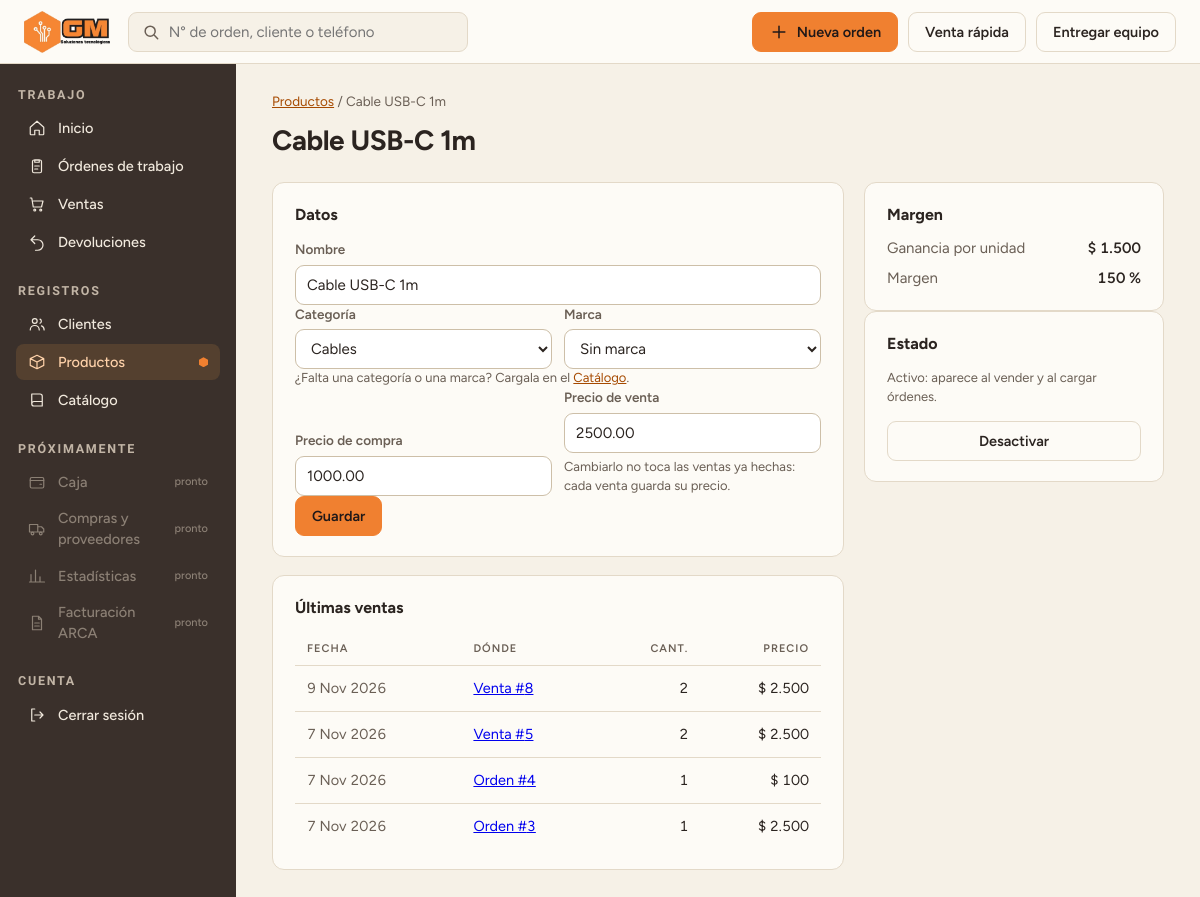
The app's page /productos/1/ (signed in) with its own data.
### catalogo/models.py (models this page shows, shortened)
class Producto(models.Model):
    nombre = models.CharField(max_length=120, unique=True)
    categoria = models.ForeignKey(
        CategoriaProducto, on_delete=models.PROTECT, related_name="productos",
        limit_choices_to={"activa": True}
    )
    marca = models.ForeignKey(
        Marca, on_delete=models.PROTECT, null=True, blank=True, related_name="productos",
        limit_choices_to={"activa": True}
    )
    precio_compra = models.DecimalField(max_digits=10, decimal_places=2, validators=[MinValueValidator(0)])
    precio_venta = models.DecimalField(max_digits=10, decimal_places=2, validators=[MinValueValidator(0)])
    activo = models.BooleanField(default=True)
    @property
    def margen(self):
        if self.precio_compra:
            return round((self.precio_venta - self.precio_compra) / self.precio_compra * 100, 1)
        return None

class LineaProductoAbstracta(models.Model):
    cantidad_adquirida = models.PositiveIntegerField(validators=[MinValueValidator(1)])
    precio_vendido = models.DecimalField(max_digits=10, decimal_places = 2, blank=True, validators=[MinValueValidator(0)])
    producto = models.ForeignKey(Producto, on_delete = models.PROTECT, related_name="%(class)ss")
    class Meta:
        abstract = True

class LineaProductoVenta(LineaProductoAbstracta):
    venta = models.ForeignKey(Venta, on_delete=models.CASCADE, related_name="lineas_producto")

class Venta(models.Model):
    fecha = models.DateTimeField(auto_now_add=True)
    total = models.DecimalField(max_digits=10, decimal_places=2, validators=[MinValueValidator(0)])
    cliente = models.ForeignKey(Cliente, on_delete= models.PROTECT, null = True, blank = True, related_name = "ventas_cliente")
    orden_trabajo = models.OneToOneField(OrdenTrabajo, on_delete= models.PROTECT, null=True, blank=True, related_name = "venta")

class LineaProductoOrden(LineaProductoAbstracta):
    orden_trabajo = models.ForeignKey(OrdenTrabajo, on_delete= models.CASCADE, related_name = "lineas_producto")

class OrdenTrabajo(models.Model):
    cliente = models.ForeignKey("Cliente", on_delete=models.PROTECT, related_name="ordenes")
    fecha_recepcion = models.DateTimeField(auto_now_add=True)

### web/views.py (the view)
# urls.py: path("productos/<int:numero>/", views.producto_detalle, name="producto_detalle"),
@login_required
def producto_detalle(request, numero):
    return _pantalla_producto(request, get_object_or_404(Producto, pk=numero))

### web/forms.py (shortened to what this page needs)
class ProductoForm(forms.ModelForm):
    class Meta:
        model = Producto
        fields = ["nombre", "categoria", "marca", "precio_compra", "precio_venta"]
        labels = {"categoria": "Categoría", "precio_compra": "Precio de compra", "precio_venta": "Precio de venta"}
        help_texts = {"precio_venta": "Cambiarlo no toca las ventas ya hechas: cada venta guarda su precio."}
    def __init__(self, *args, **kwargs):
        super().__init__(*args, **kwargs)
        actual = self.instance
        categorias = CategoriaProducto.objects.filter(activa=True)
        marcas = Marca.objects.filter(activa=True)
        if actual.pk:
            categorias = categorias | CategoriaProducto.objects.filter(pk=actual.categoria_id)
            marcas = marcas | Marca.objects.filter(pk=actual.marca_id)
        self.fields["categoria"].queryset = categorias.order_by("nombre")
        self.fields["categoria"].empty_label = "Elegí la categoría…"
        self.fields["categoria"].limit_choices_to = None
        self.fields["marca"].queryset = marcas.order_by("nombre")
        self.fields["marca"].empty_label = "Sin marca"
        self.fields["marca"].limit_choices_to = None

### catalogo/models.py (called while the page is built)
    def __str__(self):
        return self.nombre

    def __str__(self):
        return self.nombre

### web/templatetags/formato.py (called while the page is built)
def _numero(valor):
    texto = f"{abs(valor):,.2f}".replace(",", "X").replace(".", ",").replace("X", ".")
    return texto[:-3] if texto.endswith(",00") else texto

@register.filter
def pesos(valor):
    return f"$ {_numero(valor)}"

### web/views.py (called while the page is built, shortened)
def _ultimos_movimientos(producto, cuantos=10):
    directas = [(l.venta.fecha, l, l.venta, None) for l in
                producto.lineaproductoventas.select_related("venta").order_by("-venta__fecha")[:cuantos]]
    en_ordenes = [(l.orden_trabajo.fecha_recepcion, l, None, l.orden_trabajo) for l in
                  producto.lineaproductoordens.select_related("orden_trabajo").order_by("-orden_trabajo__fecha_recepcion")[:cuantos]]
    return sorted(directas + en_ordenes, key=lambda m: m[0], reverse=True)[:cuantos]

def _pantalla_producto(request, producto):
    form = ProductoForm(request.POST if request.method == "POST" else None, instance=producto)
    return render(request, "web/productos/form.html", {
        "producto": producto, "form": form,
        "movimientos": _ultimos_movimientos(producto) if producto.pk else [],
        "margen": _margen(form, producto),
    })

### web/templates/web/productos/form.html (shortened to what this page needs)
{% extends "web/base.html" %}
{% load formato %}
{% block contenido %}
<div class="migas"><a href="{% url 'web:productos' %}">Productos</a> / {% if producto.pk %}{{ producto.nombre }}{% else %}Nuevo{% endif %}</div>
<div class="head">
<h1>{% if producto.pk %}{{ producto.nombre }}{% if not producto.activo %} <span class="sub">Desactivado</span>{% endif %}{% else %}Nuevo producto{% endif %}</h1>
</div>
<div class="cols">
<div class="pasos">
<section class="panel">
<h2>Datos</h2>
<form method="post" novalidate id="form-producto"
      hx-post="{% url 'web:producto_margen' %}" hx-trigger="input delay:300ms from:#id_precio_compra, input delay:300ms from:#id_precio_venta"
      hx-target="#margen" hx-swap="innerHTML">{% csrf_token %}
{% include "web/parciales/campo.html" with campo=form.nombre %}
<div class="fila-campos">
{% include "web/parciales/campo.html" with campo=form.categoria %}
{% include "web/parciales/campo.html" with campo=form.marca %}
</div>
<small class="ayuda">¿Falta una categoría o una marca? Cargala en el <a href="{% url 'admin:app_list' 'catalogo' %}">Catálogo</a>.</small>
<div class="fila-campos">
{% include "web/parciales/campo.html" with campo=form.precio_compra %}
{% include "web/parciales/campo.html" with campo=form.precio_venta %}
</div>
<div class="acts">
<button class="btn pri">Guardar</button>
</div>
</form>
</section>
{% if producto.pk %}
<section class="panel">
<h2>Últimas ventas</h2>
{% if movimientos %}
<table>
<thead><tr><th>Fecha</th><th>Dónde</th><th class="der">Cant.</th><th class="der">Precio</th></tr></thead>
<tbody>
{% for fecha, linea, venta, orden in movimientos %}
<tr><td class="sec">{{ fecha|date:"j M Y" }}</td>
<td>{% if venta %}<a href="{% url 'web:venta_detalle' venta.id %}">Venta #{{ venta.id }}</a>{% else %}<a href="{% url 'web:orden_detalle' orden.id %}">Orden #{{ orden.id }}</a>{% endif %}</td>
<td class="der">{{ linea.cantidad_adquirida }}</td><td class="der">{{ linea.precio_vendido|pesos }}</td></tr>
{% endfor %}
</tbody></table>
{% else %}<p class="vacio">Todavía no se vendió.</p>{% endif %}
</section>
{% endif %}
</div>
<aside class="lateral">
<section class="panel resumen">
<h2>Margen</h2>
<div id="margen">{% include "web/parciales/margen.html" %}</div>
</section>
{% if producto.pk %}
<section class="panel">
<h2>Estado</h2>
{% if producto.activo %}
<p class="ayuda">Activo: aparece al vender y al cargar órdenes.</p>
<form method="post">{% csrf_token %}<button class="btn ancho" name="accion" value="desactivar">Desactivar</button></form>
{% else %}
<p class="ayuda">Desactivado: no aparece al vender. Las ventas viejas lo siguen mostrando.</p>
<form method="post">{% csrf_token %}<button class="btn pri ancho" name="accion" value="activar">Activar</button></form>
{% endif %}
</section>
{% endif %}
</aside>
</div>
{% endblock %}

### web/templates/web/parciales/campo.html (shortened to what this page needs)
<div class="campo{% if campo.errors %} con-error{% endif %}{% if clase %} {{ clase }}{% endif %}">
<label for="{{ campo.id_for_label }}">{{ campo.label }}</label>
{{ campo }}
{% if campo.help_text %}<small class="ayuda">{{ campo.help_text }}</small>{% endif %}
</div>

### web/static/web/css/gmsol.css (style rules this page uses)
:root { --bg:#F6F1E7; --surface:#FDFBF6; --line:#E0D6C3; --ink:#2B2420; --muted:#6A5F55; --hover:#F3ECDD; --cta:#F08030; --ctatxt:#201818; --focus:#A64A00; --navhover:rgba(255,255,255,.09); --font:'Figtree','Segoe UI',sans-serif; --side:#3A302B; --navtxt:#F1E9DD; --sidemuted:#C2B5A6; --sideline:#5A4C43; --active:#54402F; --activetxt:#FFD2AA }
* { box-sizing:border-box }
body { margin:0 }
.head { display:flex;flex-wrap:wrap;gap:16px;align-items:center;justify-content:space-between }
h1 { margin:0;font-size:28px;font-weight:700 }
h2 { margin:0;font-size:19px;font-weight:700 }
.acts { display:flex;flex-wrap:wrap;gap:10px }
.btn { display:inline-flex;align-items:center;gap:8px;height:44px;padding:0 18px;border-radius:10px;font:600 16px var(--font);text-decoration:none;border:1px solid var(--line);background:var(--surface);color:var(--ink) }
.btn.pri { background:var(--cta);border-color:var(--cta);color:var(--ctatxt) }
.panel { background:var(--surface);border:1px solid var(--line);border-radius:14px;padding:20px 22px;display:flex;flex-direction:column;gap:14px }
table { width:100%;border-collapse:collapse;font-size:15.5px }
th { text-align:left;font-size:12.5px;letter-spacing:.05em;text-transform:uppercase;color:var(--muted);padding:8px 12px;border-bottom:1px solid var(--line);font-weight:600;white-space:nowrap }
td { padding:13px 12px;border-bottom:1px solid var(--line) }
tr:last-child td { border-bottom:0 }
.cols { display:grid;grid-template-columns:minmax(0,2fr) minmax(270px,1fr);gap:20px }
html,body { background:var(--bg) }

### web/static/web/css/gmsol-v2.css (style rules this page uses)
:root { --cond:'Barlow Condensed','Arial Narrow',sans-serif; --mono:'IBM Plex Mono',ui-monospace,monospace; --line:#E3D9C8; --hex:polygon(50% 0,100% 25%,100% 75%,50% 100%,0 75%,0 25%); }
.search,.btn { height:40px;border-radius:9px }
.btn { font:600 14.5px var(--font);padding:0 16px }
h1 { font-size:28px;font-weight:700;letter-spacing:-.015em }
h2 { font-size:16px;font-weight:700 }
.panel { border-radius:12px;padding:20px 22px }
table { font-size:14.5px;font-variant-numeric:tabular-nums }
th { font-size:11px;letter-spacing:.09em;font-weight:600 }
td { padding:12px }
th.der,td.der { text-align:right }
.sec { color:var(--muted) }
.migas { font-size:13.5px;color:var(--muted);margin-bottom:-14px }
.migas a,.enlace,.ayuda a,td a.fila-link { color:var(--focus) }
.ayuda { display:block;font-size:13px;color:var(--muted);margin:0 }
.cols { grid-template-columns:minmax(0,1fr) 300px;align-items:start }
.pasos { display:flex;flex-direction:column;gap:18px;min-width:0 }
.lateral { position:sticky;top:16px }
.resumen { gap:12px }
.campo { display:flex;flex-direction:column;gap:5px;min-width:0 }
.campo label,.campo .etiqueta { font-size:13.5px;font-weight:600;color:var(--muted) }
input[type=text],input[type=number],input[type=search],input:not([type]),select,textarea,.entrada { font:inherit;font-size:15px;color:var(--ink);background:#fff;border:1px solid #CDBFA8;border-radius:9px; padding:0 11px;height:40px;width:100%;min-width:0 }
.fila-campos { display:flex;flex-wrap:wrap;gap:12px;align-items:flex-end }
.fila-campos>.campo { flex:1 1 150px }
button.btn { cursor:pointer }
.btn.ancho { width:100%;justify-content:center }

### records on screen
Producto: nombre "Cable USB-C 1m", categoria "Cables", marca "Sin marca", precio_compra "1000.00", precio_venta "2500.00"
LineaProductoVenta: fecha "9 Nov 2026", id "8", cantidad_adquirida "2", precio_vendido|pesos "$ 2.500"
LineaProductoVenta: fecha "7 Nov 2026", id "5", cantidad_adquirida "2", precio_vendido|pesos "$ 2.500"
LineaProductoOrden: fecha_recepcion "7 Nov 2026", id "4", cantidad_adquirida "1", precio_vendido|pesos "$ 100"
LineaProductoOrden: fecha_recepcion "7 Nov 2026", id "3", cantidad_adquirida "1", precio_vendido|pesos "$ 2.500"

### other values on screen
{{ campo.label }} "Nombre Categoría Marca Precio de compra Precio de venta"
{{ campo.help_text }} "Cambiarlo no toca las ventas ya hechas: cada venta guarda su precio."
{{ margen.ganancia|pesos }} "$ 1.500"
{{ margen.porcentaje|floatformat:"-1" }} "150"
